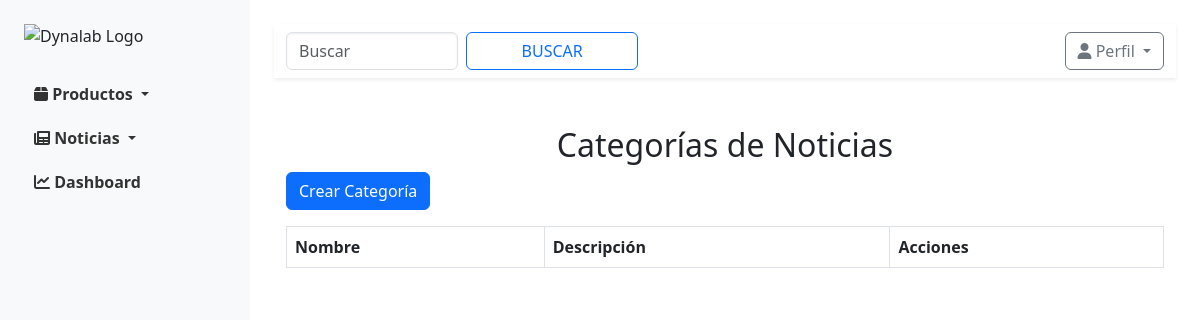
Before: /news/categorias/ (signed in) with the older database file.
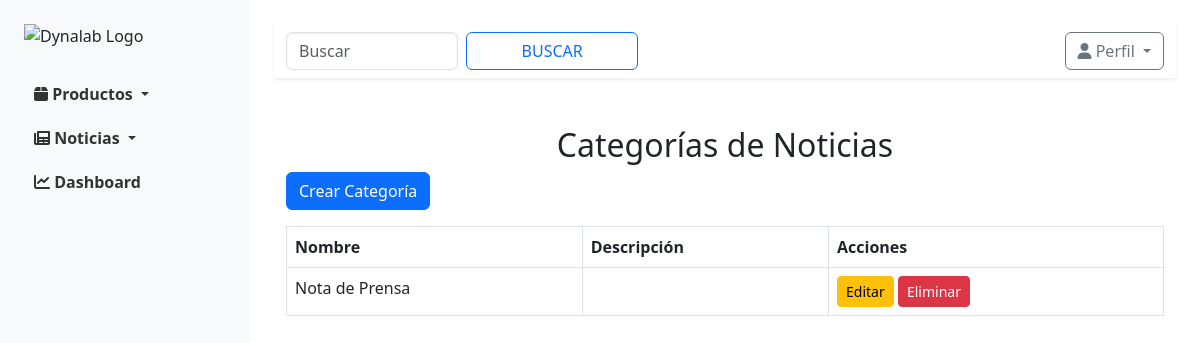
After: the same page with the newer database file.
### news/models.py (models this page shows, shortened)
class NewsCategory(models.Model):
    name = models.CharField(max_length=255)
    description = models.TextField(blank=True, null=True)

### users/middleware.py (the view)
        def wrapper_func(request, *args, **kwargs):
            if request.user.is_authenticated and request.user.role in allowed_roles:
                return view_func(request, *args, **kwargs)
            else:
                return redirect('no_permitido')  # Vista de acceso denegado

### news/views.py (called while the page is built)
@role_required(allowed_roles=['admin', 'editor'])
def lista_categorias(request):
    categorias = NewsCategory.objects.all()
    return render(request, 'news/lista_categorias.html', {'categorias': categorias})

### news/templates/news/lista_categorias.html
{% extends 'base.html' %}
{% block content %}
<div class="container mt-5">
    <h2 class="text-center">Categorías de Noticias</h2>
    <a href="{% url 'news:crear_categoria' %}" class="btn btn-primary mb-3">Crear Categoría</a>
    <table class="table table-bordered">
        <thead>
            <tr>
                <th>Nombre</th>
                <th>Descripción</th>
                <th>Acciones</th>
            </tr>
        </thead>
        <tbody>
            {% for categoria in categorias %}
            <tr>
                <td>{{ categoria.name }}</td>
                <td>{{ categoria.description }}</td>
                <td>
                    <a href="{% url 'news:editar_categoria' categoria.pk %}" class="btn btn-warning btn-sm">Editar</a>
                    <a href="{% url 'news:eliminar_categoria' categoria.pk %}" class="btn btn-danger btn-sm">Eliminar</a>
                </td>
            </tr>
            {% endfor %}
        </tbody>
    </table>
</div>
{% endblock %}

Changed rows visible on the page:
added NewsCategory: name "Nota de Prensa"
